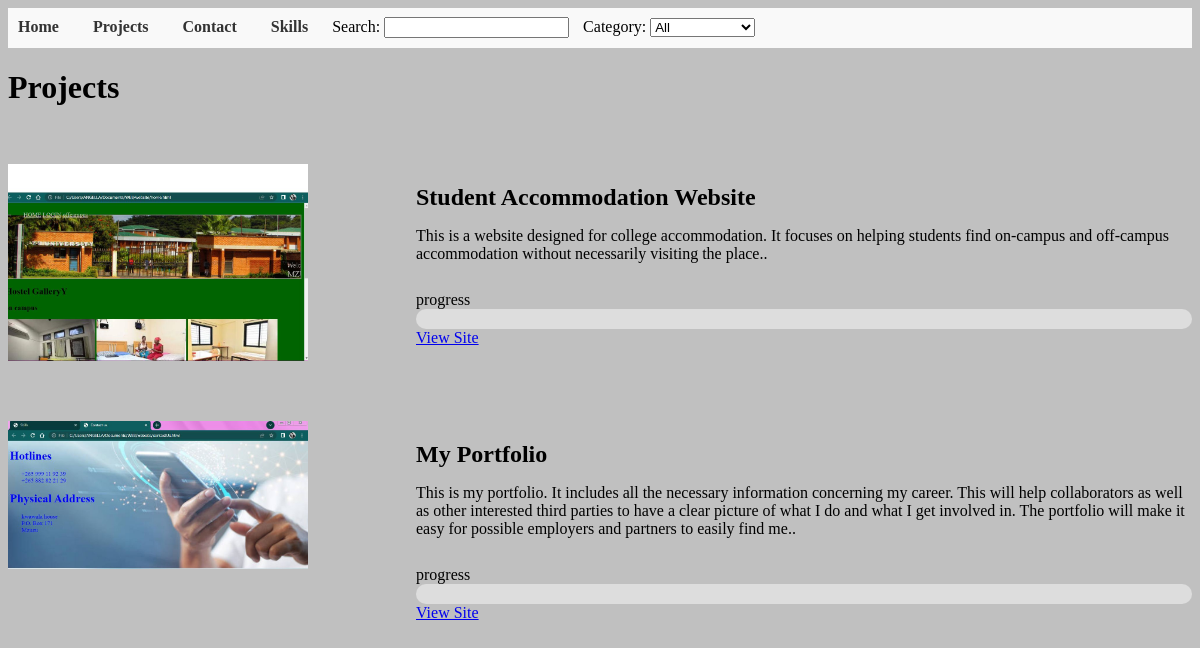
The app's page /projects.php with its own data.
### tables this page shows
CREATE TABLE `projects` (
  `id` bigint(20) UNSIGNED NOT NULL,
  `imgsrc` varchar(500) DEFAULT NULL,
  `description` varchar(500) NOT NULL,
  `progress` int(100) NOT NULL,
  `title` varchar(50) DEFAULT NULL,
  `links` varchar(50) DEFAULT NULL
);

### projects.php (the view, shortened to what this page needs)
<!DOCTYPE html>
<html>
<head>
</head>
<body>
  <header>
  <nav>
    <ul class="menu">
      <li><a href="index.html">Home</a></li>
      <li><a href="projects.html">Projects</a></li>
      <li><a href="contact.html">Contact</a></li>
      <li><a href="skills.html">Skills</a></li>
      <li><label for="search-input">Search:</label>
    <input type="text" id="search-input" oninput="filterProjects()"></li>
    <li><div class="filter"><label for="category-filter">Category:</label>
    <select id="category-filter" onchange="filterProjects()">
      <option value="all">All</option>
    </select></div></li>
    </ul>
  </nav>
</header>
  <h1>Projects</h1>
  <br>
  <br>
  <?php
$servername = "localhost";
$username = "root";
$password = "";
$conn = mysqli_connect($servername, $username, $password) or die("connection failed");
$query = "SELECT * FROM `projects`";
$rs = mysqli_query($conn, $query);
while ($project = mysqli_fetch_assoc($rs)) {
    $id=$project['id'];
    $img = $project['imgsrc'];
    $description = $project['description'];
    $progress = $project['progress'];
    $title = $project['title'];
    $link = $project['links'];
    echo '
<div class="project" data-category="web" onclick="openModal('.$id.')">
    <div class="screenshot">
      <img src="'.$img.'" alt="Project 1 Screenshot" width="300">
    </div>
    <div class="details" id="project1">
      <h2 class="title">'.$title.'</h2>
      <p class="description">'.$description.'.</p>
      <br>
      <caption>progress</caption>
      <div class="progress-bar">
        <div class="progress-bar-fill" data-progress="'.$progress.'"></div>
      </div>
      <a class="link" href="'.$link.'">View Site</a>
    </div>
  </div>
  <br>
  <br>';
}
?>
</body>
</html>

### projects.php (style rules this page uses)
.menu { list-style-type: none; margin: 0; padding: 0; background-color: #f9f9f9; }
.menu li { display: inline-block; margin-right: 10px; }
.menu li a { display: block; padding: 10px; text-decoration: none; color: #333; font-weight: bold; border-bottom: 2px solid transparent; transition: border-bottom 0.3s ease-in-out; }
.project { display: flex; margin-bottom: 20px; cursor: pointer; }
.project .screenshot { flex: 1; margin-right: 20px; }
.project .details { flex: 2; }
.project .title { font-size: 24px; font-weight: bold; margin-bottom: 10px; }
.project .description { margin-bottom: 10px; }
.project .link { display: inline-block; margin-right: 10px; }
.filter { margin-bottom: 10px; }
.progress-bar { width: 100%; height: 20px; background-color: #ddd; border-radius: 10px; overflow: hidden; }
body { background-color: silver; }

### records on screen
projects: imgsrc (picture), title "Student Accommodation Website", description "This is a website designed for college accommodation. It focuses on helping students find on-campus and off-campus accommodation without necessarily visiting the place."
projects: imgsrc (picture), title "My Portfolio", description "This is my portfolio. It includes all the necessary information concerning my career. This will help collaborators as well as other interested third parties to have a clear picture of what I do and what I get involved in. The portfolio will make it easy for possible employers and partners to easily find me."
